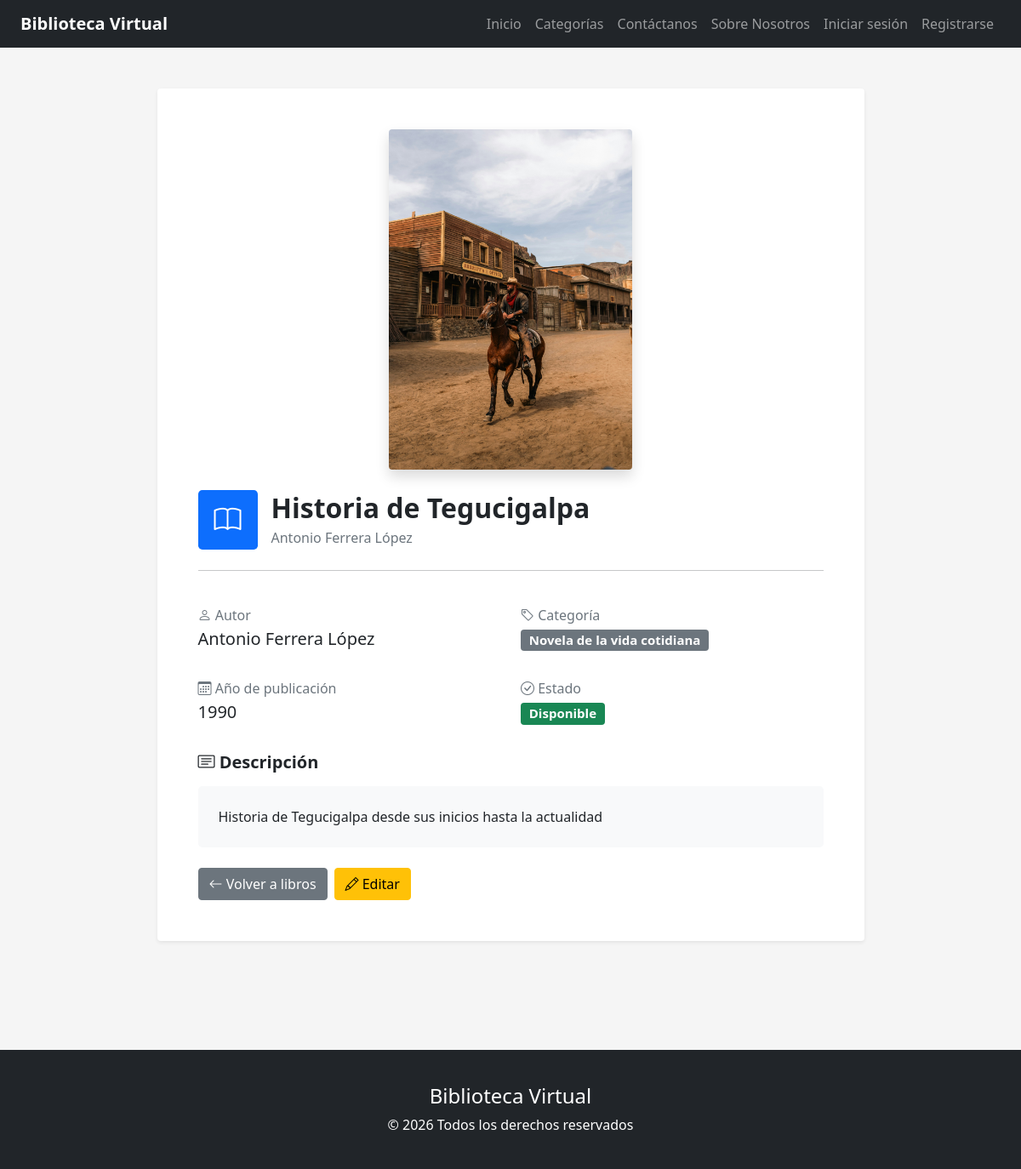
The app's page /biblioteca/libros/3/ with its own data.
### biblioteca/models.py (models this page shows, shortened)
class Libro(models.Model):
    titulo = models.CharField(
        max_length=200,
        verbose_name="Título"
    )
    autor = models.CharField(
        max_length=150,
        verbose_name="Autor"
    )
    descripcion = models.TextField(
        blank=True,
        null=True,
        verbose_name="Descripción"
    )
    portada = models.ImageField(
    upload_to="libros/",
    blank=True,
    null=True,
    verbose_name="Portada"
    )
    anio_publicacion = models.PositiveIntegerField(
        blank=True,
        null=True,
        verbose_name="Año de publicación"
    )
    categoria = models.ForeignKey(
        Categoria,
        on_delete=models.PROTECT,
        related_name="libros",
        verbose_name="Categoría"
    )
    disponible = models.BooleanField(
        default=True,
        verbose_name="Disponible"
    )
    fecha_registro = models.DateTimeField(
        auto_now_add=True,
        verbose_name="Fecha de registro"
    )
    class Meta:
        db_table = "libros"
        verbose_name = "Libro"
        verbose_name_plural = "Libros"
        ordering = ["titulo"]

class Categoria(models.Model):
    nombre = models.CharField(
        max_length=100,
        unique=True,
        verbose_name="Nombre"
    )
    descripcion = models.TextField(
        blank=True,
        null=True,
        verbose_name="Descripción"
    )
    estado = models.BooleanField(
        default=True,
        verbose_name="Estado"
    )
    fecha_creacion = models.DateTimeField(
        auto_now_add=True,
        verbose_name="Fecha de creación"
    )
    class Meta:
        db_table = "categorias"
        verbose_name = "Categoría"
        verbose_name_plural = "Categorías"
        ordering = ["nombre"]

### biblioteca/views.py (the view)
# urls.py: path('libros/<int:id>/', views.detalle_libro, name='detalle_libro'),
def detalle_libro(request, id):
    libro = get_object_or_404(
        Libro,
        id=id
    )
    return render(
        request,
        'biblioteca/detalle_libro.html',
        {
            'libro': libro
        }
    )

### biblioteca/templates/biblioteca/detalle_libro.html (shortened to what this page needs)
{% extends 'base.html' %}
{% block content %}
<div class="container py-5">
    <div class="row justify-content-center">
        <div class="col-lg-9">
            <div class="card shadow-sm border-0">
                <div class="card-body p-4 p-md-5">
                    {% if libro.portada %}
                        <div class="text-center mb-4">
                            <img
                                src="{{ libro.portada.url }}"
                                alt="Portada de {{ libro.titulo }}"
                                class="img-fluid rounded shadow"
                                style="max-height: 400px; object-fit: contain;">
                        </div>
                    {% endif %}
                    <div class="d-flex align-items-center mb-4">
                        <div
                            class="bg-primary text-white rounded-3
                                   d-flex align-items-center justify-content-center me-3"
                            style="width: 70px; height: 70px;">
                            <i
                                class="bi bi-book"
                                style="font-size: 2rem;">
                            </i>
                        </div>
                        <div>
                            <h2 class="fw-bold mb-1">
                                {{ libro.titulo }}
                            </h2>
                            <p class="text-muted mb-0">
                                {{ libro.autor }}
                            </p>
                        </div>
                    </div>
                    <hr>
                    <div class="row g-4 mt-2">
                        <div class="col-md-6">
                            <p class="text-muted mb-1">
                                <i class="bi bi-person"></i>
                                Autor
                            </p>
                            <h5>
                                {{ libro.autor }}
                            </h5>
                        </div>
                        <div class="col-md-6">
                            <p class="text-muted mb-1">
                                <i class="bi bi-tag"></i>
                                Categoría
                            </p>
                            <h5>
                                <span class="badge bg-secondary">
                                    {{ libro.categoria.nombre }}
                                </span>
                            </h5>
                        </div>
                        <div class="col-md-6">
                            <p class="text-muted mb-1">
                                <i class="bi bi-calendar3"></i>
                                Año de publicación
                            </p>
                            <h5>
                                {% if libro.anio_publicacion %}
                                    {{ libro.anio_publicacion }}
                                {% else %}
                                    <span class="text-muted">
                                        No especificado
                                    </span>
                                {% endif %}
                            </h5>
                        </div>
                        <div class="col-md-6">
                            <p class="text-muted mb-1">
                                <i class="bi bi-check-circle"></i>
                                Estado
                            </p>
                            <h5>
                                {% if libro.disponible %}
                                    <span class="badge bg-success">
                                        Disponible
                                    </span>
                                {% else %}
                                    <span class="badge bg-danger">
                                        No disponible
                                    </span>
                                {% endif %}
                            </h5>
                        </div>
                    </div>
                    <div class="mt-4">
                        <h5 class="fw-bold">
                            <i class="bi bi-card-text"></i>
                            Descripción
                        </h5>
                        <div class="bg-light rounded-3 p-4 mt-3">
                            {% if libro.descripcion %}
                                <p class="mb-0">
                                    {{ libro.descripcion }}
                                </p>
                            {% else %}
                                <p class="text-muted mb-0">
                                    Este libro no tiene una descripción
                                    registrada.
                                </p>
                            {% endif %}
                        </div>
                    </div>
                    <div class="d-flex gap-2 mt-4">
                        <a
                            href="{% url 'libros' %}"
                            class="btn btn-secondary">
                            <i class="bi bi-arrow-left"></i>
                            Volver a libros
                        </a>
                        <a
                            href="{% url 'editar_libro' libro.id %}"
                            class="btn btn-warning">
                            <i class="bi bi-pencil"></i>
                            Editar
                        </a>
                    </div>
                </div>
            </div>
        </div>
    </div>
</div>
{% endblock %}

### landing/templates/base.html (style rules this page uses)
body { background-color: #f5f5f5; }

### records on screen
Libro: portada (picture), titulo "Historia de Tegucigalpa", autor "Antonio Ferrera López", categoria.nombre "Novela de la vida cotidiana", anio_publicacion "1990", descripcion "Historia de Tegucigalpa desde sus inicios hasta la actualidad"
